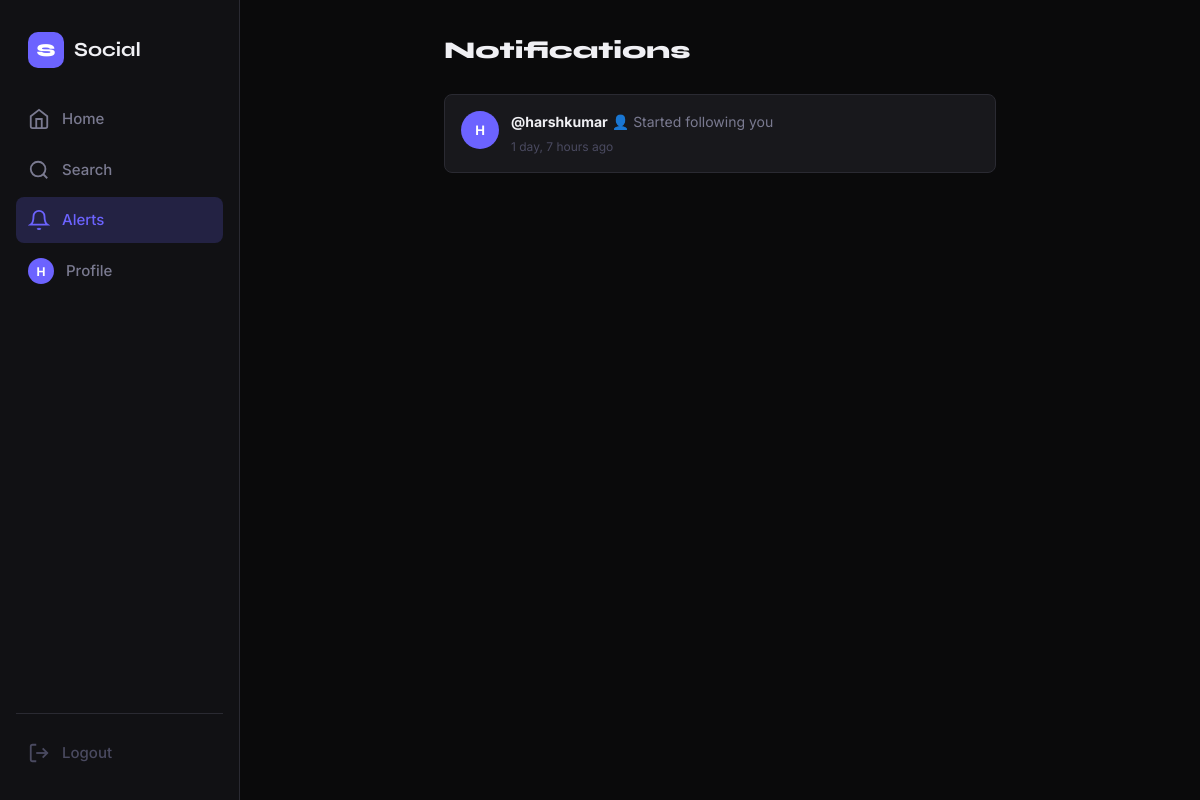
The app's page /notifications/ (signed in) with its own data.
### feed/models.py (models this page shows, shortened)
class Notification(models.Model):
    NOTIFICATION_TYPES = [
        ('like', '❤️ Liked your post'),
        ('comment', '💬 Commented on your post'),
        ('follow', '👤 Started following you'),
    ]
    recipient = models.ForeignKey(
        User,
        on_delete=models.CASCADE,
        related_name='notifications'
    )
    sender = models.ForeignKey(
        User,
        on_delete=models.CASCADE,
        related_name='sent_notifications'
    )
    notification_type = models.CharField(max_length=20, choices=NOTIFICATION_TYPES)
    post = models.ForeignKey(
        Post,
        on_delete=models.CASCADE,
        null=True,
        blank=True,
        related_name='notifications'
    )
    is_read = models.BooleanField(default=False)
    created_at = models.DateTimeField(auto_now_add=True)
    class Meta:
        ordering = ['-created_at']

### feed/views.py (the view)
# urls.py: path('notifications/', views.notifications_view, name='notifications'),
@login_required
def notifications_view(request):
    notifications = request.user.notifications.select_related(
        'sender', 'sender__profile', 'post'
    ).all()
    notifications.update(is_read=True)
    return render(request, 'feed/notifications.html', {'notifications': notifications})

### feed/templatetags/feed_tags.py (called while the page is built)
@register.filter
def time_ago(value):
    if not value:
        return ''
    now = timezone.now()
    diff = now - value
    if diff.days == 0 and diff.seconds < 60:
        return 'just now'
    return timesince(value) + ' ago'

@register.simple_tag
def get_notification_count(user):
    return user.notifications.filter(is_read=False).count()

### feed/templates/feed/notifications.html (shortened to what this page needs)
{% extends 'feed/base.html' %}
{% load feed_tags %}
{% block content %}
<div class="form-page-layout">
  <h2 class="page-title">Notifications</h2>
  <div class="notifications-list">
    {% for notif in notifications %}
    <div class="notif-item {% if not notif.is_read %}notif-unread{% endif %}">
      <a href="{% url 'profile' username=notif.sender.username %}">
        <div class="notif-avatar">
          {% if notif.sender.profile.avatar %}
            <img src="{{ notif.sender.profile.avatar.url }}" alt="">
          {% else %}
            <span>{{ notif.sender.username|first|upper }}</span>
          {% endif %}
        </div>
      </a>
      <div class="notif-body">
        <strong>@{{ notif.sender.username }}</strong>
        {{ notif.get_notification_type_display }}
        <span class="notif-time">{{ notif.created_at|time_ago }}</span>
      </div>
    </div>
    {% empty %}
    <div class="empty-feed">
      <div class="empty-icon">🔔</div>
      <p>No notifications yet.</p>
    </div>
    {% endfor %}
  </div>
</div>
{% endblock %}

### feed/templates/feed/base.html (shortened to what this page needs)
{% load static %}
{% load feed_tags %}
<!DOCTYPE html>
<html lang="en">
<head>
  <link rel="stylesheet" href="{% static 'css/main.css' %}">
</head>
<body>
{% if user.is_authenticated %}
<nav class="sidebar">
  <div class="sidebar-logo">
    <span class="logo-mark">S</span>
    <span class="logo-text">Social</span>
  </div>
  <ul class="nav-links">
    <li>
      <a href="{% url 'feed' %}" class="nav-link {% if request.resolver_match.url_name == 'feed' %}active{% endif %}">
        <svg width="22" height="22" viewBox="0 0 24 24" fill="none" stroke="currentColor" stroke-width="2">
          <path d="M3 9l9-7 9 7v11a2 2 0 0 1-2 2H5a2 2 0 0 1-2-2z"/><polyline points="9 22 9 12 15 12 15 22"/>
        </svg>
        <span>Home</span>
      </a>
    </li>
    <li>
      <a href="{% url 'search' %}" class="nav-link {% if request.resolver_match.url_name == 'search' %}active{% endif %}">
        <svg width="22" height="22" viewBox="0 0 24 24" fill="none" stroke="currentColor" stroke-width="2">
          <circle cx="11" cy="11" r="8"/><line x1="21" y1="21" x2="16.65" y2="16.65"/>
        </svg>
        <span>Search</span>
      </a>
    </li>
    <li>
      <a href="{% url 'notifications' %}" class="nav-link {% if request.resolver_match.url_name == 'notifications' %}active{% endif %}">
        <span class="notif-wrapper">
          <svg width="22" height="22" viewBox="0 0 24 24" fill="none" stroke="currentColor" stroke-width="2">
            <path d="M18 8A6 6 0 0 0 6 8c0 7-3 9-3 9h18s-3-2-3-9"/><path d="M13.73 21a2 2 0 0 1-3.46 0"/>
          </svg>
          {% get_notification_count user as notif_count %}
        </span>
        <span>Alerts</span>
      </a>
    </li>
    <li>
      <a href="{% url 'profile' username=user.username %}" class="nav-link {% if request.resolver_match.url_name == 'profile' %}active{% endif %}">
        <div class="nav-avatar">
          {% if user.profile.avatar %}
            <img src="{{ user.profile.avatar.url }}" alt="{{ user.username }}">
          {% else %}
            <span>{{ user.username|first|upper }}</span>
          {% endif %}
        </div>
        <span>Profile</span>
      </a>
    </li>
  </ul>
  <div class="sidebar-footer">
    <a href="{% url 'logout' %}" class="nav-link logout-link">
      <svg width="22" height="22" viewBox="0 0 24 24" fill="none" stroke="currentColor" stroke-width="2">
        <path d="M9 21H5a2 2 0 0 1-2-2V5a2 2 0 0 1 2-2h4"/><polyline points="16 17 21 12 16 7"/><line x1="21" y1="12" x2="9" y2="12"/>
      </svg>
      <span>Logout</span>
    </a>
  </div>
</nav>
{% endif %}
<main class="main-content {% if not user.is_authenticated %}full-width{% endif %}">
  {% block content %}{% endblock %}
</main>
</body>
</html>

### static/css/main.css (style rules this page uses)
*, *::before, *::after { box-sizing: border-box; margin: 0; padding: 0; }
:root { --bg: #0a0a0b; --bg-surface: #111114; --bg-card: #18181c; --bg-hover: #202026; --border: #2a2a32; --border-light: #333340; --accent: #6c63ff; --accent-hover: #7c74ff; --accent-glow: rgba(108, 99, 255, 0.2); --red: #ff4757; --red-hover: #ff6b81; --green: #2ed573; --text: #f0f0f4; --text-muted: #7a7a90; --text-faint: #4a4a60; --sidebar-w: 240px; --radius: 12px; --radius-sm: 8px; --shadow: 0 4px 24px rgba(0,0,0,0.4); --transition: 0.18s ease; }
html { scroll-behavior: smooth; }
body { background: var(--bg); color: var(--text); font-family: 'Inter', -apple-system, sans-serif; font-size: 15px; line-height: 1.6; min-height: 100vh; display: flex; }
a { color: inherit; text-decoration: none; }
.sidebar { width: var(--sidebar-w); min-height: 100vh; position: fixed; top: 0; left: 0; background: var(--bg-surface); border-right: 1px solid var(--border); display: flex; flex-direction: column; padding: 1.5rem 1rem; z-index: 100; }
.sidebar-logo { display: flex; align-items: center; gap: 10px; padding: 0.5rem 0.75rem 1.75rem; }
.logo-mark { width: 36px; height: 36px; background: var(--accent); border-radius: 10px; display: flex; align-items: center; justify-content: center; font-family: 'Syne', sans-serif; font-weight: 800; font-size: 18px; color: #fff; flex-shrink: 0; }
.logo-text { font-family: 'Syne', sans-serif; font-weight: 700; font-size: 20px; color: var(--text); }
.nav-links { list-style: none; flex: 1; display: flex; flex-direction: column; gap: 4px; }
.nav-link { display: flex; align-items: center; gap: 12px; padding: 0.7rem 0.75rem; border-radius: var(--radius-sm); color: var(--text-muted); font-weight: 500; transition: all var(--transition); cursor: pointer; }
.nav-link.active { background: var(--accent-glow); color: var(--accent); }
.nav-link svg { flex-shrink: 0; }
.notif-wrapper { position: relative; display: flex; }
.nav-avatar { width: 26px; height: 26px; border-radius: 50%; background: var(--accent); overflow: hidden; display: flex; align-items: center; justify-content: center; font-size: 12px; font-weight: 700; color: white; flex-shrink: 0; }
.sidebar-footer { margin-top: auto; padding-top: 1rem; border-top: 1px solid var(--border); }
.logout-link { color: var(--text-faint); }
.main-content { margin-left: var(--sidebar-w); flex: 1; min-height: 100vh; padding: 0; }
.notifications-list { display: flex; flex-direction: column; gap: 2px; }
.notif-item { display: flex; gap: 12px; align-items: flex-start; padding: 1rem; background: var(--bg-card); border: 1px solid var(--border); border-radius: var(--radius-sm); transition: background var(--transition); }
.notif-avatar { width: 38px; height: 38px; border-radius: 50%; flex-shrink: 0; background: var(--accent); overflow: hidden; display: flex; align-items: center; justify-content: center; font-size: 13px; font-weight: 700; color: white; }
.notif-body { font-size: 14px; color: var(--text-muted); }
.notif-body strong { color: var(--text); }
.notif-time { display: block; font-size: 12px; color: var(--text-faint); margin-top: 3px; }
.form-page-layout { max-width: 600px; margin: 0 auto; padding: 2rem 1.5rem; }
.page-title { font-family: 'Syne', sans-serif; font-size: 24px; font-weight: 800; margin-bottom: 1.5rem; }

### records on screen
Notification: sender.username|first "H", sender.username "harshkumar", notification_type "👤 Started following you", created_at "1 day, 7 hours ago"

### other values on screen
{{ user.username|first|upper }} "H"
